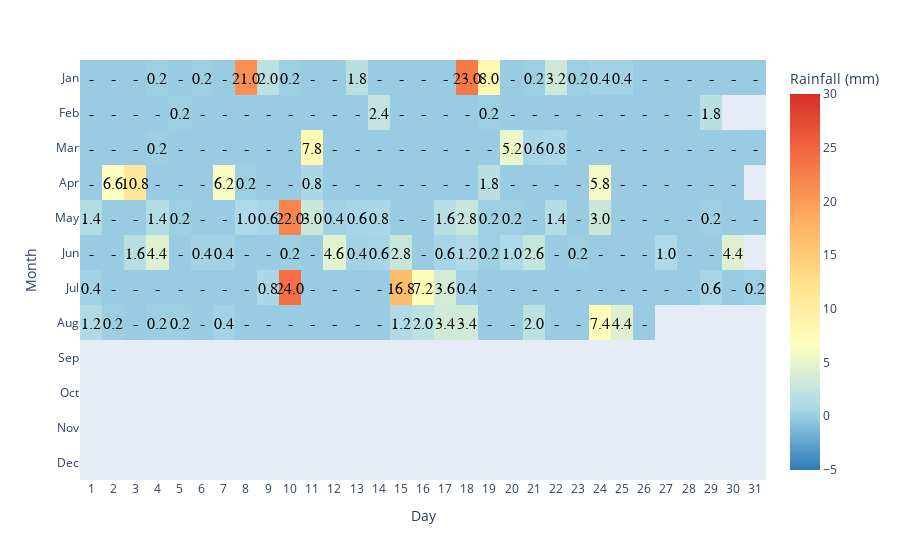

Write notebook code for a chart like this one.
### Code cell
import plotly.express as px
import pandas as pd
import numpy as np
import calendar

# Load data
file_path = '/home/571/jy6645/ohw/data/rain2024.csv'  # Adjust the path as necessary
data = pd.read_csv(file_path)

# Extract year, month, day, and rainfall data
years = data['Year'].values
months = data['Month'].values
days = data['Day'].values
rainfall = data['Rainfall amount (millimetres)'].values

# Create a 31 days x 12 months grid
heatmap = np.full((31, 12), np.nan)
text = np.full((12, 31), "", dtype=object)

# Populate the grid, aligning months and days
for year, month, day, rain in zip(years, months, days, rainfall):
    heatmap[day-1, month-1] = rain
    
    if rain == 0:
        text[month-1, day-1] = "-"  # Display "-" if no rainfall
    else:
        text[month-1, day-1] = f'{rain:.1f}'  # Display rainfall amount otherwise

# Transpose the heatmap for correct display
heatmap = heatmap.T

# Create labels for months and days
x_labels = np.arange(1, 32)  # Days 1 to 31
y_labels = [calendar.month_abbr[i] for i in range(1, 13)]  # Abbreviated month names

# Create an interactive heatmap using Plotly
fig = px.imshow(
    heatmap,
    labels=dict(x="Day", y="Month", color="Rainfall (mm)"),
    x=x_labels,
    y=y_labels,
    color_continuous_scale=["#2C7BB6", "#ABD9E9", "#FFFFBF", "#FEE08B", "#FDAE61", "#F46D43", "#D73027"],
    range_color=[-5, 30],  # Set the color bar range
    
    # Align text with heatmap grid lines
    aspect="auto",
    text_auto=False  # Do not automatically display numbers in the grid
)

# Force display of all x-axis labels
fig.update_xaxes(tickmode='linear')

# Remove grid lines
fig.update_xaxes(showgrid=False)  # Remove x-axis grid lines
fig.update_yaxes(showgrid=False)  # Remove y-axis grid lines

# Manually set text position and style to align with heatmap grid lines
fig.update_traces(
    text=text,  # Use custom text
    texttemplate="%{text}",  # Display custom text
    textfont=dict(size=16, family="Times New Roman", color="black"),
    hoverinfo='none',  # Remove hover information
    #textposition="middle center"  # Set text position to center
)

# Save the chart as an HTML file
fig.write_html("rainfall_heatmap.html")
fig.show()

### Figure 1 — Plotly figure (JSON) as saved in the notebook; plotly's stock layout.template omitted (floating-point values rounded to 4 significant figures; data arrays with more than 128 entries replaced by an {"elided": "..."} marker saying what was removed)
{"data": [{"coloraxis": "coloraxis", "hoverinfo": "none", "hovertemplate": "Day: %{x}<br>Month: %{y}<br>Rainfall (mm): %{z}<extra></extra>", "name": "0", "text": {"elided": "12x31 str values"}, "textfont": {"color": "black", "family": "Times New Roman", "size": 16}, "texttemplate": "%{text}", "type": "heatmap", "x": [1, 2, 3, 4, 5, 6, 7, 8, 9, 10, 11, 12, 13, 14, 15, 16, 17, 18, 19, 20, 21, 22, 23, 24, 25, 26, 27, 28, 29, 30, 31], "xaxis": "x", "y": ["Jan", "Feb", "Mar", "Apr", "May", "Jun", "Jul", "Aug", "Sep", "Oct", "Nov", "Dec"], "yaxis": "y", "z": {"elided": "12x31 float values"}}], "layout": {"autosize": true, "coloraxis": {"cmax": 30, "cmin": -5, "colorbar": {"title": {"text": "Rainfall (mm)"}}, "colorscale": [[0, "#2C7BB6"], [0.1667, "#ABD9E9"], [0.3333, "#FFFFBF"], [0.5, "#FEE08B"], [0.6667, "#FDAE61"], [0.8333, "#F46D43"], [1, "#D73027"]]}, "margin": {"t": 60}, "xaxis": {"anchor": "y", "autorange": true, "domain": [0, 1], "range": [0.5, 31.5], "showgrid": false, "tickmode": "linear", "title": {"text": "Day"}, "type": "linear"}, "yaxis": {"anchor": "x", "autorange": true, "domain": [0, 1], "range": [11.5, -0.5], "showgrid": false, "title": {"text": "Month"}, "type": "category"}}}
